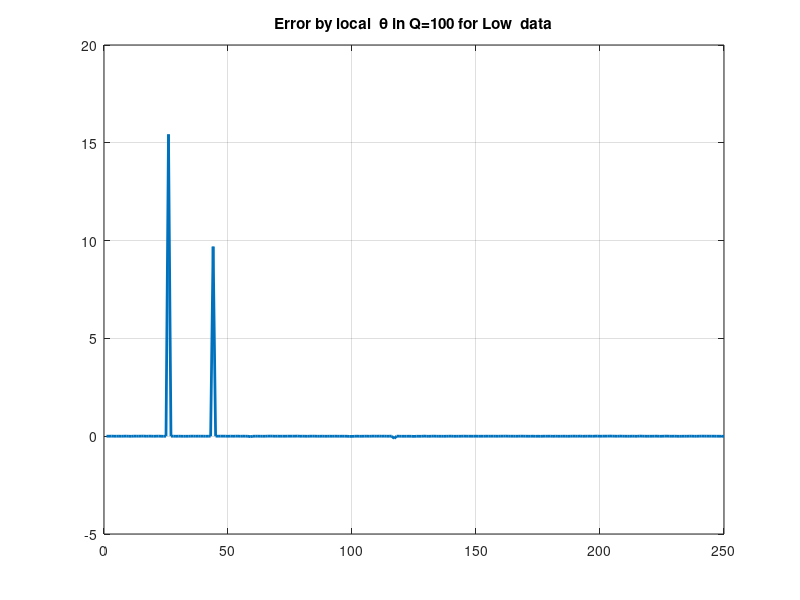

Source code (MATLAB): (Note: this script raises an error after producing the figure.)
close all;clear all;clc
format long
%% Load Data
load data
%% 
y_Low=data(:,3);
y_Medium=data(:,4);
y_High=data(:,5);
u_Low=data(:,1);
u_Medium=data(:,1);
u_High=data(:,1);

% Num=randperm(1000);
%% Switch data
Switch={'Low';'Medium';'High'};
for K=1:length(Switch)
    %% import 'Low' 'Medium' 'High'
u=sort((eval(strcat('u_',Switch{K}))));
y=sort((eval(strcat('y_',Switch{K}))));
data=sortrows(data);
Num=randperm(1000);
    u=u(Num);
    y=y(Num);
%% Divide Data
Q=100;
n=10;
Percent=0.75;  %  =>   75%    =>  Train:=75  Test:=25
Reg=8;  % => [1 u u^2 ... u^8]
U_Test_all=[];
U_Test_m=[];
temp=[];
for i=1:n
    %% 
    ud{i}=u((i-1)*Q+1:(i*Q));
    yd{i}=y((i-1)*Q+1:(i*Q));
    %% Test & Train
    u_Train{i}=ud{i}(1:ceil(Percent*length(ud{i})));
    u_Test{i}=ud{i}(ceil(Percent*length(ud{i}))+1:end);
    y_Train{i}=yd{i}(1:ceil(Percent*length(yd{i})));
    y_Test{i}=yd{i}(ceil(Percent*length(yd{i}))+1:end);
    U=[];
    for k=0:Reg
        U=[U (u_Train{i}).^k];
    end
    Y=y_Train{i};
    %% LS Algorithm 
    theta_save{i}=U\Y;
    %% 
    U_Test_all=[U_Test_all (u_Test{i})];
    U_Test_m=[U_Test_m;(u_Test{i})];
    temp=[temp;(y_Test{i})];
end
Y=temp;
theta=mean(cell2mat(theta_save),2)
Y_hat=[];
for i=1:n
%% matrix U for local u_Test 
U=[];
    for k=0:Reg
        U=[U U_Test_all(:,i).^k];
    end
            Y_hat=[Y_hat;U*theta_save{i}];
            Y_hat_save{i}=U*theta_save{i};
end
%% matrix U for all u_Test 
U_m=[];
    for k=0:Reg
        U_m=[U_m U_Test_m.^k];
    end
    Y_hat_m=U_m*theta;
%% plot the result 
%% Local theta
figure
plot(Y-Y_hat,'linewidth',2)
disp(sprintf('Error_local theta %s=%d',Switch{K},(Y-Y_hat)'*(Y-Y_hat)));
title(sprintf('Error by local %s in Q=%d for %s  data',' \theta',Q,Switch{K}))
grid on
figure
crosscorr(Y-Y_hat,Y-Y_hat)
title(sprintf('Cross correlation Error by local %s for %s data',' \theta',Switch{K}))
grid on
figure
plot(Y)
hold on
plot(Y_hat,':r')
legend('Y_{real}','Y_{Estimate in Lacal}')
title(sprintf('Estimate by local %s for %s  data', '\theta',Switch{K}))
grid on

%% Mean theta
figure
plot(Y-Y_hat_m,'linewidth',2)
title(sprintf('Error by mean %s for %s data',' \theta',Switch{K}))
grid on
figure
crosscorr(Y-Y_hat_m,Y-Y_hat_m)
title(sprintf('Cross correlation Error by mean %s for %s data',' \theta',Switch{K}))
grid on
disp(sprintf('Error_mean theta %s=%d',Switch{K},(Y-Y_hat_m)'*(Y-Y_hat_m)));
figure
plot(Y)
hold on
plot(Y_hat_m,':r')
legend('Y_{real}','Y_{Estimate by mean \theta}')
title(sprintf('Estimate by mean %s for %s data',' \theta',Switch{K}))
grid on
%%
%%  Data fo plot Error bar
    Y_hat=[];
    UU=sort(U_Test_all,1);   % for plot E.B. we need to sort the data
for i=1:n
%% matrix U for local u_Test 
U=[];
    for k=0:Reg
        U=[U UU(:,i).^k];
    end
            Y_hat_save_EB{i}=U*theta_save{i};
end
Mean=mean(cell2mat(Y_hat_save_EB),2);   % mean Local Y_hat
Delta = std(cell2mat(Y_hat_save_EB),0,2);   %  +- sigma
%% Normal the data 
 x=mean(mapminmax(UU',0,1),1);
 %% plot
figure
plot(x,Mean,'r','linewidth',1.5)
hold on
plot(x,Mean+Delta,':k','linewidth',1.5)
hold on
plot(x,Mean-Delta,':b','linewidth',1.5)
grid on
title(sprintf('Error Bar : choice %s data from [0 1]',Switch{K}))
legend('y-hat_{mean}','y-hat_{mean}+\sigma_y','y-hat_{mean}-\sigma_y','Location','SouthEast')
end